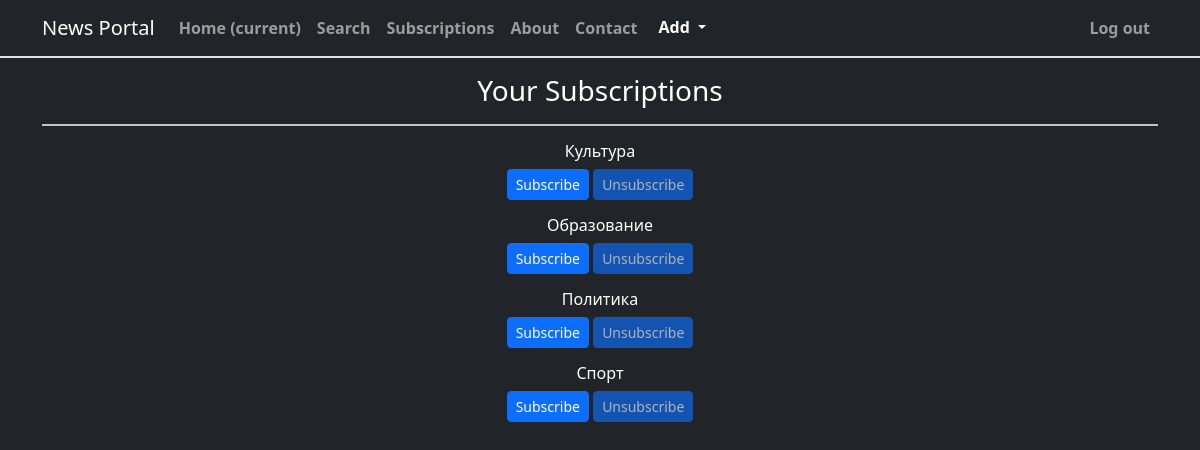
Screenshot of /news/subscriptions (signed in) with the database file from the repository.
### news/models.py (models this page shows, shortened)
class Category(models.Model):
    name = models.CharField(max_length=200, unique=True)

### news/views.py (the view, shortened to what this page needs)
# urls.py: path('subscriptions', subscriptions, name='subscriptions'),
@login_required
@csrf_protect
def subscriptions(request):
    categories_with_subscriptions = cache.get('cats_w_subs', None)
    if categories_with_subscriptions is None:
        categories_with_subscriptions = Category.objects.annotate(
            user_subscribed=Exists(
                Subscriber.objects.filter(
                    user=request.user,
                    category=OuterRef('pk'),
                )
            )
        ).order_by('name')
        cache.set('cats_w_subs', categories_with_subscriptions)
    return render(
        request,
        'subscriptions.html',
        {'categories': categories_with_subscriptions},
    )

### templates/subscriptions.html (shortened to what this page needs)
{% extends 'flatpages/default.html' %}
{% block content %}
<h3 class="mt-3 mb-3">Your Subscriptions</h3>
<hr class="border border-light border-1 opacity-75">
    {% for category in categories  %}
        <div class="w-25 mx-auto">
            <h6 class="mt-3">{{ category.name }}</h6>
            <form method="post">
                {% if category.user_subscribed %}
                    <button class="btn btn-primary btn-sm disabled">Subscribe</button>
                    <button name="action" value="unsubscribe" class="btn btn-primary btn-sm">Unsubscribe</button>
                {% else %}
                    <button name="action" value="subscribe" class="btn btn-primary btn-sm">Subscribe</button>
                    <button class="btn btn-primary btn-sm disabled">Unsubscribe</button>
                {% endif %}
            </form>
        </div>
    {% endfor %}
{% endblock content %}

### rows the page displays
Category: name "Культура", shows "Subscribe"
Category: name "Образование", shows "Subscribe"
Category: name "Политика", shows "Subscribe"
Category: name "Спорт", shows "Subscribe"
